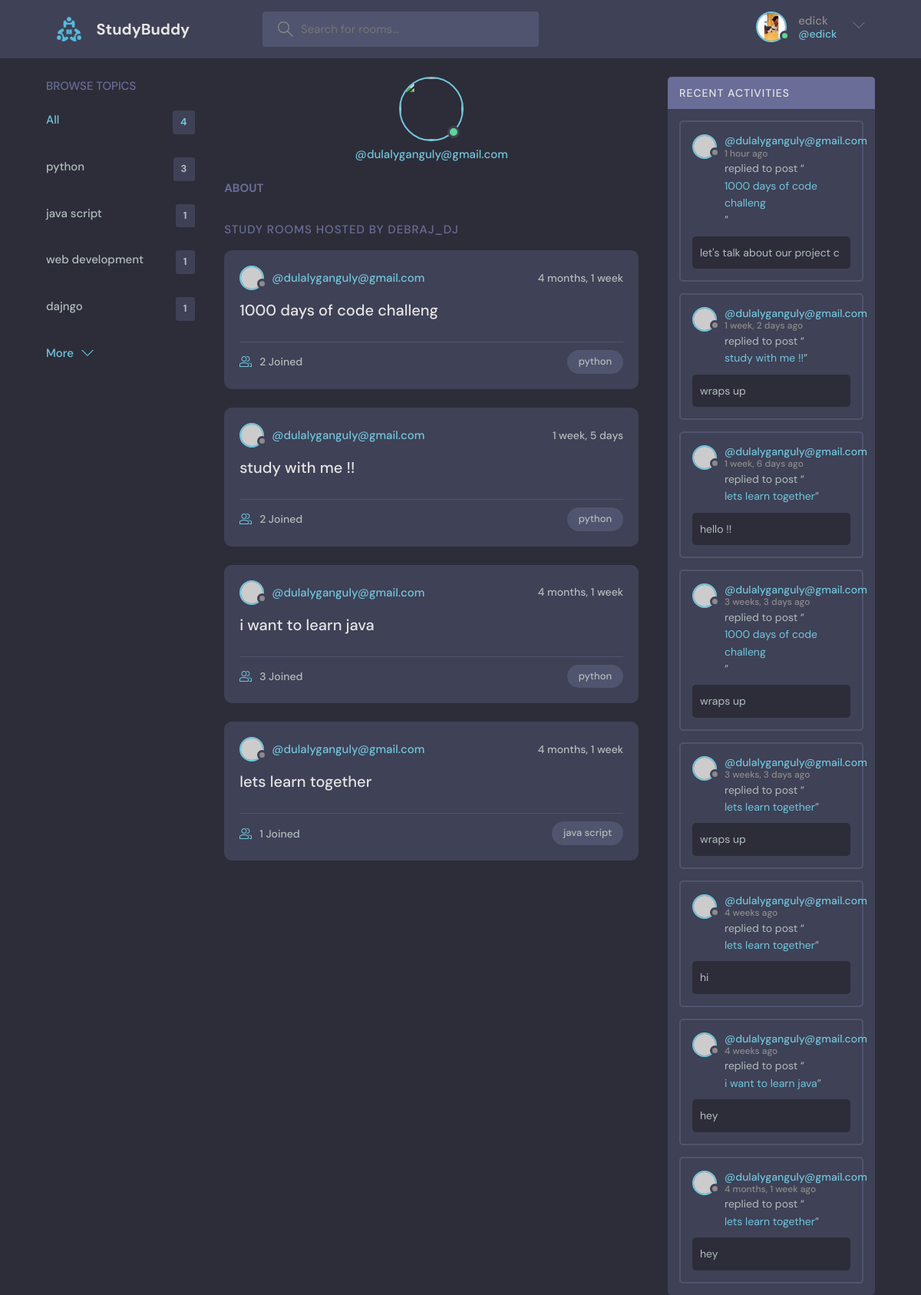
Screenshot of /profile/1/ (signed in) with the database file from the repository.
### base/models.py (models this page shows, shortened)
class Topic(models.Model):
    name = models.CharField(max_length=200)

class Room(models.Model):
    host = models.ForeignKey(User, on_delete=models.SET_NULL, null=True)
    topic = models.ForeignKey(Topic, on_delete=models.SET_NULL, null=True)
    name = models.CharField(max_length=200)
    description = models.TextField(null=True, blank=True)
    participants = models.ManyToManyField(User, related_name='participants', blank=True)
    updated = models.DateTimeField(auto_now=True)
    created = models.DateTimeField(auto_now_add=True)
    class Meta:
        ordering = ['-updated', '-created']

class Message(models.Model):
    user = models.ForeignKey(User, on_delete=models.CASCADE)
    room = models.ForeignKey(Room, on_delete=models.CASCADE)
    body = models.TextField()
    updated = models.DateTimeField(auto_now=True)
    created = models.DateTimeField(auto_now_add=True)
    class Meta:
        ordering = ['-updated', '-created']

### base/views.py (the view)
# urls.py: path('profile/<str:pk>/', views.userprofile, name='user-profile'),
def userprofile(request,pk):
    user = User.objects.get(id=pk)
    rooms = user.room_set.all()
    room_message = user.message_set.all()
    topics = Topic.objects.all()
    context = {'user':user, 'rooms':rooms,'room_message':room_message,'topics':topics}
    return render(request,'base/profile.html',context)

### base/templates/base/profile.html (shortened to what this page needs)
{% extends 'main.html' %}
{% block content %}
<main class="profile-page layout layout--3">
  <div class="container">
    {% include 'base/topics_component.html' %}
    <div class="roomList">
      <div class="profile">
        <div class="profile__avatar">
          <div class="avatar avatar--large active">
            <img src="{{user.avatar.url}}"/>
          </div>
        </div>
        <div class="profile__info">
          <p>@{{user.username}}</p>
        </div>
        <div class="profile__about">
          <h3>About</h3>
        </div>
      </div>
      <div class="roomList__header">
        <div>
          <h2>Study Rooms Hosted by Debraj_dj</a>
          </h2>
        </div>
      </div>
      {% include 'base/feed_component.html' %}
    </div>
    {% include 'base/activity_component.html' %}
  </div>
</main>
{% endblock content %}

### base/templates/navbar.html (shortened to what this page needs)
{% load static %}
<header class="header header--loggedIn">
    <div class="container">
      <a href="{% url 'home' %}" class="header__logo">
        <img src="{% static 'images/favicon.ico' %}" alt="logo">
        <h1>StudyBuddy</h1>
      </a>
      <form class="header__search" method = "GET" action = "{% url 'home'%}">
        <label>
          <input name ="q" placeholder="Search for rooms..." />
        </label>
      </form>
      <nav class="header__menu">
        {% if request.user.is_authenticated %}
        <div class="header__user">
          <a href="profile.html">
            <div class="avatar avatar--medium active">
              <img src="{%static 'images/6AB9A0C2-1816-4E82-9A41-6B07CA1870B2_1_105_c.jpeg'%}" />
            </div>
            <p> {{request.user.username}} <span>@{{request.user.username}}</span></p>
          </a>
          <button class="dropdown-button">
            <svg version="1.1" xmlns="http://www.w3.org/2000/svg" width="32" height="32" viewBox="0 0 32 32">
              <title>chevron-down</title>
              <path d="M16 21l-13-13h-3l16 16 16-16h-3l-13 13z"></path>
            </svg>
          </button>
        </div>
         {%else%}
         <a href="{%url 'login'%}">
          <img src="{% static 'images/avatar.svg'%}" />
          <p>Login</p>
          </a>
        {%endif%}
      </nav>
    </div>
  </header>

### base/templates/base/topics_component.html
<div class="topics">
    <div class="topics__header">
      <h2>Browse Topics</h2>
    </div>
    <ul class="topics__list">
      <li>
        <a href="{%url 'home'%}" class="active">All<span>{{topics.count}}</span></a>
      </li>
      {%for topic in topics%}
      <li>
        <a href="{% url 'home' %}?q={{ topic.name }}">{{topic.name}}<span>{{topic.room_set.all.count}} </span></a>
      </li>
      {%endfor %}
    </ul>
    <a class="btn btn--link" href="topics.html">
      More
      <svg version="1.1" xmlns="http://www.w3.org/2000/svg" width="32" height="32" viewBox="0 0 32 32">
        <title>chevron-down</title>
        <path d="M16 21l-13-13h-3l16 16 16-16h-3l-13 13z"></path>
      </svg>
    </a>
  </div>

### base/templates/base/feed_component.html (shortened to what this page needs)
{% for room in rooms%}
<div class="roomListRoom">
  <div class="roomListRoom__header">
    <a href="{% url 'user-profile' room.host.id%}" class="roomListRoom__author">
      <div class="avatar avatar--small">
        <img src="https://randomuser.me/api/portraits/women/11.jpg" />
      </div>
      <span>@{{room.host.username}}</span>
    </a>
    <div class="roomListRoom__actions">
      <span>{{room.created|timesince}}</span>
    </div>
  </div>
  <div class="roomListRoom__content">
    <a href="{% url 'room' room.id %}">{{room.name}}</a>
  </div>
  <div class="roomListRoom__meta">
    <a href="{% url 'room' room.id %}" class="roomListRoom__joined">
      {{room.participants.all.count}} Joined
    </a>
    <p class="roomListRoom__topic">{{room.topic.name}}</p>
  </div>
</div>
{% endfor %}

### base/templates/base/activity_component.html (shortened to what this page needs)
<div class="activities">
      <div class="activities__header">
        <h2>Recent Activities</h2>
      </div>
      {% for message in room_message %}
      <div class="activities__box">
        <div class="activities__boxHeader roomListRoom__header">
            <a href="{% url 'user-profile' message.user.id %}" class="roomListRoom__author">
            <div class="avatar avatar--small">
              <img src="https://randomuser.me/api/portraits/women/11.jpg" />
            </div>
            <p>
                  @{{message.user.username}}
              <span>{{message.created|timesince}} ago </span>
            </p>
          </a>
        </div>
        <div class="activities__boxContent">
          <p>replied to post “<a href="{%url 'room' message.room.id%}">{{message.room.name}}</a>”</p>
          <div class="activities__boxRoomContent">
           {{message.body }}
          </div>
        </div>
      </div>
       {%endfor%}
    </div>

### rows the page displays
Topic: name "python", room_set.all.count "3"
Topic: name "java script", room_set.all.count "1"
Topic: name "web development", room_set.all.count "1"
Topic: name "dajngo", room_set.all.count "1"
Room: host.username "dulalyganguly@gmail.com", created "4 months, 1 week", name "1000 days of code challeng", participants.all.count "2", topic.name "python"
Room: host.username "dulalyganguly@gmail.com", created "1 week, 5 days", name "study with me !!", participants.all.count "2", topic.name "python"
Room: host.username "dulalyganguly@gmail.com", created "4 months, 1 week", name "i want to learn java", participants.all.count "3", topic.name "python"
Room: host.username "dulalyganguly@gmail.com", created "4 months, 1 week", name "lets learn together", participants.all.count "1", topic.name "java script"
Message: user.username "dulalyganguly@gmail.com", created "1 hour", room.name "1000 days of code challeng", body "let's talk about our project c"
Message: user.username "dulalyganguly@gmail.com", created "1 week, 2 days", room.name "study with me !!", body "wraps up"
Message: user.username "dulalyganguly@gmail.com", created "1 week, 6 days", room.name "lets learn together", body "hello !!"
Message: user.username "dulalyganguly@gmail.com", created "3 weeks, 3 days", room.name "1000 days of code challeng", body "wraps up"
Message: user.username "dulalyganguly@gmail.com", created "3 weeks, 3 days", room.name "lets learn together", body "wraps up"
Message: user.username "dulalyganguly@gmail.com", created "4 weeks", room.name "lets learn together", body "hi"
Message: user.username "dulalyganguly@gmail.com", created "4 weeks", room.name "i want to learn java", body "hey"
Message: user.username "dulalyganguly@gmail.com", created "4 months, 1 week", room.name "lets learn together", body "hey"

### other values shown
{{ request.user.username }} "edick"
{{ topics.count }} "4"
{{ user.username }} "dulalyganguly@gmail.com"
